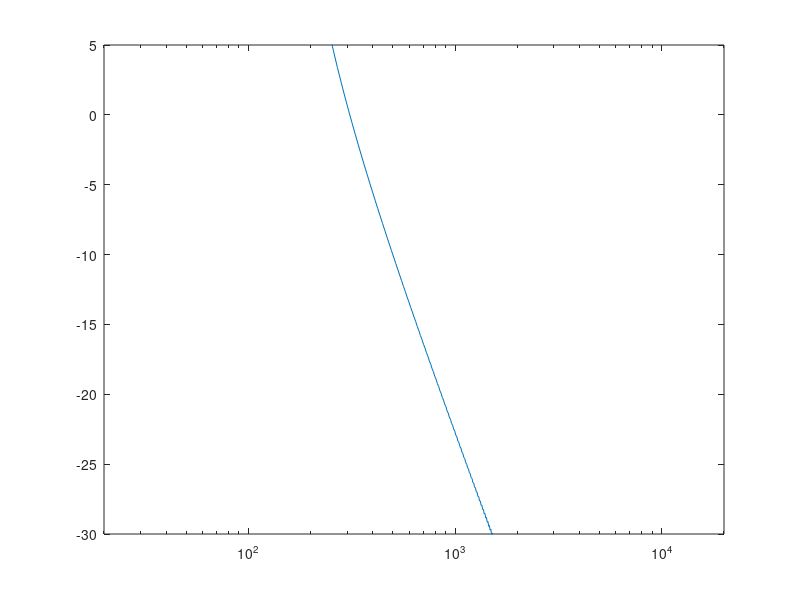

This figure's MATLAB source:
% sallenKey_2ndOrder_DK.m

Fs = 48000; Ts = 1/Fs;

Vi = [1; zeros(2047,1)];

C1 = .1e-6;
R1 = Ts/(2*C1);
C2 = .1e-6;
R2 = Ts/(2*C2);
R3 = 10e3;
R4 = 10e3;
R5 = 10e3;
R6 = 5.55e3;

G1 = (1/R1)+(1/R4);
G2 = R6/(R5+R6);
G3 = (1/R2)+(1/R3)+(1/R4);
G4 = (G1*G2*R4)-(1/(G3*R2))-(G2/(G3*R4));

b0 = 1/(G3*G4*R3);
b1 = R4/G4;
b2 = (1/(G3*G4));

x1 = 0;
x2 = 0;

N = length(Vi);
Vo = zeros(N,1);
for n = 1:N
    Vo(n,1) = b0*Vi(n,1) + b1*x1 + b2*x2;
    x2 = (2/R2)*((G1*G2*R4*Vo(n,1))-(x1*R4) - Vo(n,1)) - x2;
    x1 = (2/R1)*((Vo(n,1)*G2)) - x1;
end

[H,W] = freqz(Vo,1,2048,Fs);
semilogx(W,20*log10(abs(H)));
axis([20 20000 -30 5]);

